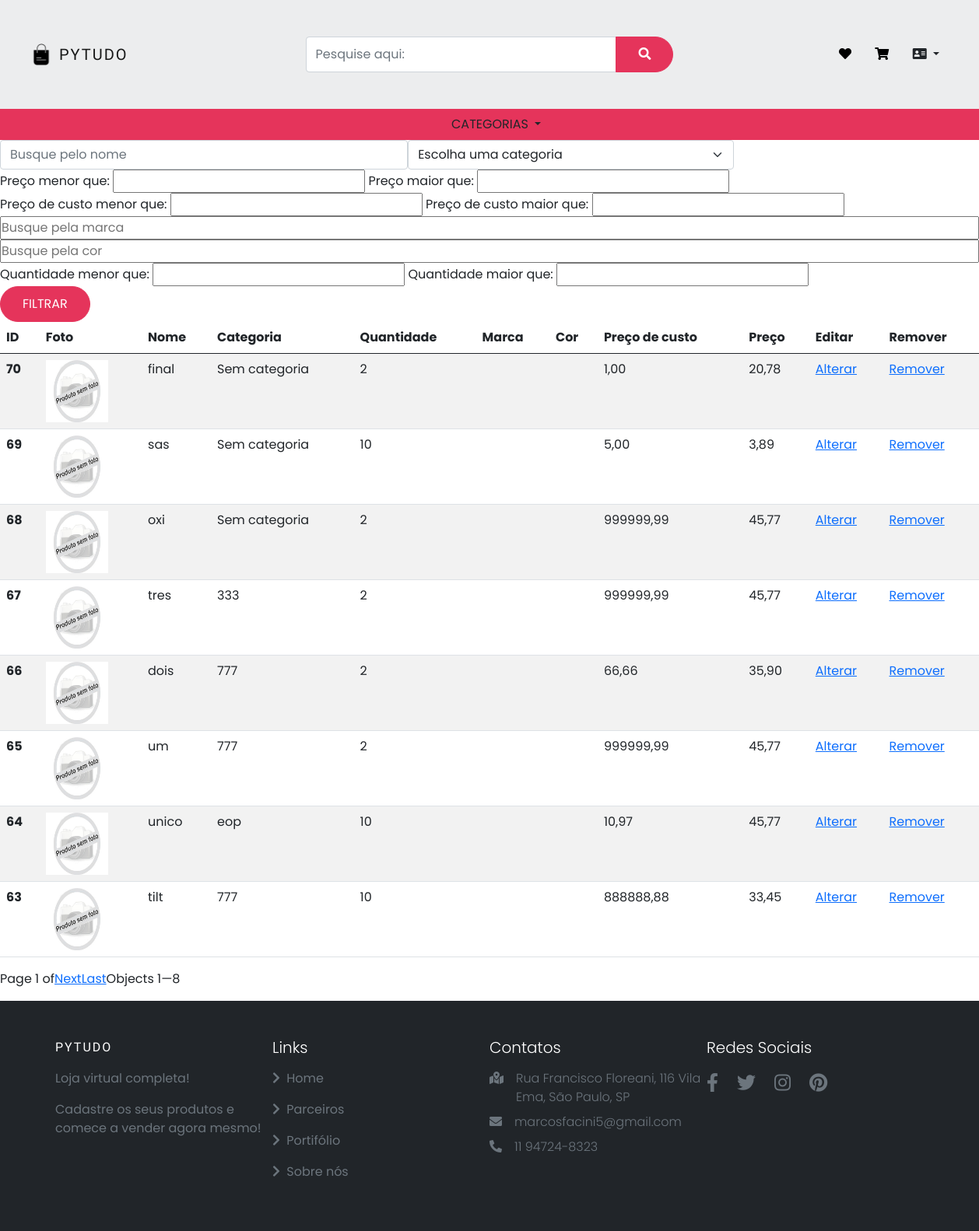
Before: /gestao/adm_estoque/ with the older database file.
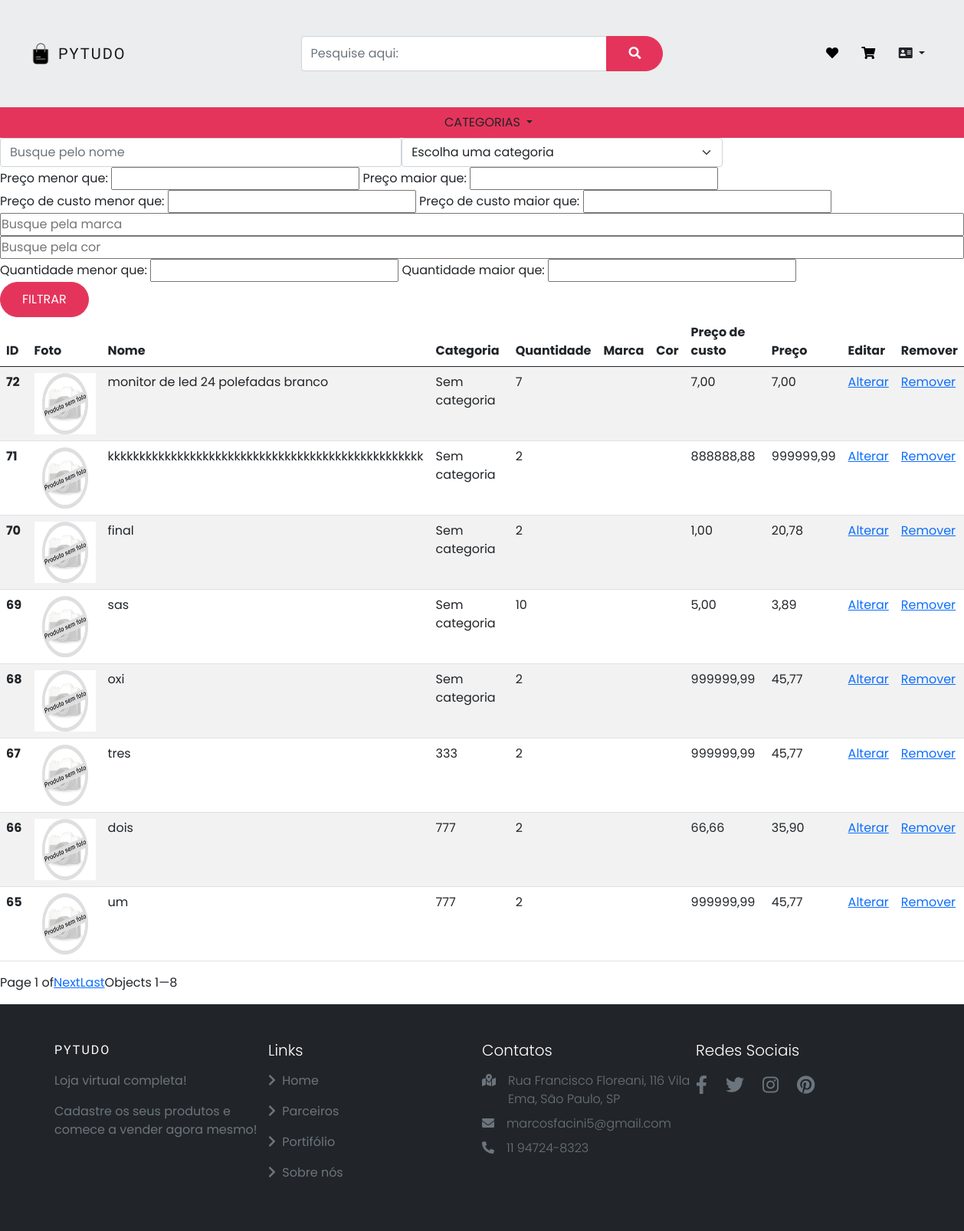
After: the same page with the newer database file.
### produtos/models.py (models this page shows, shortened)
class Produtos(models.Model):
    nome = models.CharField(max_length=50)
    descricao = models.TextField()
    preco_de_custo = models.DecimalField(max_digits=8, decimal_places=2)
    preco = models.DecimalField(max_digits=8, decimal_places=2)
    categoria = models.ForeignKey(Categoria, blank=True, null=True, on_delete=models.SET_NULL)
    marca = models.CharField(max_length=50, blank=True, null=True)
    cor = models.CharField(max_length=30, blank=True, null=True)
    quantidade = models.IntegerField()
    data_cadastro = models.DateTimeField(auto_now_add=True)
    data_atualizacao = models.DateTimeField(auto_now=True, null=True)
    imagem_principal = models.ImageField(upload_to ='produtos/', blank=True, null=True)
    especificacao = RichTextUploadingField(blank=True, null=True)

class Categoria(models.Model):
    nome = models.CharField(max_length=40)
    def __str__(self):
        return self.nome

### gestao/views.py (the view)
# urls.py: path('adm_estoque/', views.adm_estoque, name='adm_estoque'),
def adm_estoque(request):
    produtos = Produtos.objects.all()
    categorias = Categoria.objects.all()
    nome_filtrar = request.GET.get('nome')
    if nome_filtrar:
        produtos = produtos.filter(nome__icontains=nome_filtrar)
    categoria_filtrar = request.GET.get('categoria')
    if categoria_filtrar:
        produtos = produtos.filter(categoria_id=categoria_filtrar)
    preco_menor_filtrar = request.GET.get('preco_menor_filtrar')
    if preco_menor_filtrar:
        preco_menor_filtrar_decimal = Decimal(preco_menor_filtrar.replace(',','.'))
        produtos = produtos.filter(preco__lt=preco_menor_filtrar_decimal)
    preco_maior_filtrar = request.GET.get('preco_maior_filtrar')
    if preco_maior_filtrar:
        preco_maior_filtrar_decimal = Decimal(preco_maior_filtrar.replace(',','.'))
        produtos = produtos.filter(preco__gt=preco_maior_filtrar_decimal)
    preco_de_custo_menor_filtrar = request.GET.get('preco_de_custo_menor_filtrar')
    if preco_de_custo_menor_filtrar:
        preco_de_custo_menor_filtrar_decimal = Decimal(preco_de_custo_menor_filtrar.replace(',','.'))
        produtos = produtos.filter(preco_de_custo__lt=preco_de_custo_menor_filtrar_decimal)
    preco_de_custo_maior_filtrar = request.GET.get('preco_de_custo_maior_filtrar')
    if preco_de_custo_maior_filtrar:
        preco_de_custo_maior_filtrar_decimal = Decimal(preco_de_custo_maior_filtrar.replace(',','.'))
        produtos = produtos.filter(preco_de_custo__gt=preco_de_custo_maior_filtrar_decimal)
    marca_filtar = request.GET.get('marca')
    if marca_filtar:
        produtos = produtos.filter(marca__icontains=marca_filtar)
    cor_filtar = request.GET.get('cor')
    if cor_filtar:
        produtos = produtos.filter(cor__icontains=cor_filtar)
    quantidade_menor_filtrar = request.GET.get('quantidade_menor_filtrar')
    if quantidade_menor_filtrar:
        produtos = produtos.filter(quantidade__lt=quantidade_menor_filtrar)
    quantidade_maior_filtrar = request.GET.get('quantidade_maior_filtrar')
    if quantidade_maior_filtrar:
        produtos = produtos.filter(quantidade__gt=quantidade_maior_filtrar)
    produtos_ordenados = produtos.order_by('-id')
    paginacao = Paginator(produtos_ordenados, 8)
    page = request.GET.get('page')
    produtos_paginados = paginacao.get_page(page)
    return render(request, 'adm_estoque.html', {'produtos_paginados': produtos_paginados,
                                                'categorias': categorias})

### gestao/templates/adm_estoque.html (shortened to what this page needs)
{% extends 'base.html' %}
{% load static %}
{% load filtros %}
{% block 'head' %}
    <link href="#" rel="stylesheet">
{% endblock %}
{% block 'body' %}
    <form action="#" method="GET"> {% csrf_token %}
        <div class="row">
                <div class="col-md-5">
                    <input type="text" placeholder="Busque pelo nome" class="form-control" name="nome">
                </div>
                <div class="col-md-4">
                    <select class="form-select" name="categoria">
                        <option value="" disabled selected hidden>Escolha uma categoria</option>
                    </select>
                </div>
                <div>
                    <label>Preço menor que:</label>
                    <input type="text" id="preco_menor_filtrar" name="preco_menor_filtrar">
                    <label> Preço maior que:</label>
                    <input type="text" id="preco_maior_filtrar" name="preco_maior_filtrar">
                </div>
                <div>
                    <label>Preço de custo menor que:</label>
                    <input type="text" id="preco_de_custo_menor_filtrar" name="preco_de_custo_menor_filtrar">
                    <label> Preço de custo maior que:</label>
                    <input type="text" id="preco_de_custo_maior_filtrar" name="preco_de_custo_maior_filtrar">
                </div>
                <input type="text" placeholder="Busque pela marca"  name="marca">
                <input type="text" placeholder="Busque pela cor"  name="cor">
                <div>
                    <label> Quantidade menor que:</label>
                    <input type="text" name="quantidade_menor_filtrar">
                    <label> Quantidade maior que:</label>
                    <input type="text" name="quantidade_maior_filtrar">
                </div>
            <div class="col-md-3">
                <input type="submit" value="FILTRAR" class="btn btn-primary">
            </div>
        </div>
    </form>
<table class="table table-striped">
    <thead>
      <tr>
        <th scope="col">ID</th>
        <th scope="col">Foto</th>
        <th scope="col">Nome</th>
        <th scope="col">Categoria</th>
        <th scope="col"> Quantidade</th>
        <th scope="col"> Marca</th>
        <th scope="col"> Cor</th>
        <th scope="col"> Preço de custo</th>
        <th scope="col"> Preço</th>
        <th scope="col">Editar</th>
        <th scope="col">Remover</th>
      </tr>
    </thead>
    <tbody>
        {% for produto in produtos_paginados %}
            <tr>
                <th scope="row">{{ produto.id }}</th>
                <td><a href="{% url 'detalhes_produto' produto.id %}">
                        {% if produto.imagem_principal %}
                            <img src="{{produto.imagem_principal.url}}" width="80" height="80"></td>
                        {% else %}
                            <img src="{% static 'produtos\img\sem foto.jpg' %}" width="80" height="80"></td>
                        {% endif %}
                <td>{{ produto.nome}}</td>
                {% if produto.categoria %}
                    <td>{{ produto.categoria}}</td>
                {% else %}
                    <td>Sem categoria </td>
                {% endif %}
                <td>{{ produto.quantidade}}</td>
                <td>{{ produto.marca}}</td>
                <td>{{ produto.cor}}</td>
                <td>{{ produto.preco_de_custo}}</td>
                <td>{{ produto.preco}}</td>
                <td><a href="{% url 'alterar_produto' produto.id %}">Alterar</a></td>
                <td><a href="{% url 'excluir_produto' produto.id %}">Remover</a></td>
            </tr>
        {% endfor %}
    </tbody>
</table>
<div class="pagination">
    Page {{ produtos_paginados.number }} of {{ paginator.num_pages }}
    {% if produtos_paginados.has_next %}
        {% if produtos_paginados.next_page_number != paginator.num_pages %}
            <a href="?{% param_replace page=produtos_paginados.next_page_number %}">Next</a>
        {% endif %}
        <a href="?{% param_replace page=paginator.num_pages %}">Last</a>
    {% endif %}
    <p>Objects {{ produtos_paginados.start_index }}—{{ produtos_paginados.end_index }}</p>
</div>
{% endblock %}

### pytudo/templates/base.html (shortened to what this page needs)
{% load static %}
{% load filtros %}
<!DOCTYPE html>
<html lang="pt-BR">
  <head>
    <link rel="stylesheet" href="https://cdnjs.cloudflare.com/ajax/libs/font-awesome/5.15.4/css/all.min.css" />
    <link href="https://cdn.jsdelivr.net/npm/bootstrap@5.0.2/dist/css/bootstrap.min.css" rel="stylesheet">
    <link href="{% static 'base/css/base.css' %}" rel="stylesheet">
    {% block 'head' %} {% endblock%}
  </head>
  <body>
    <header>
        <nav>
            <div class="container-fluid barra">
                <div class="row h-100">
                    <div class="col-md-3 col-sm-6 col-3 order-1 d-flex">
                        <a class="navbar-brand d-flex align-items-center" href="{% url 'home' %}">
                            <span class="d-flex justify-content-center align-items-center bs-icon-sm bs-icon-rounded bs-icon-primary me-1 bs-icon">
                                <img src="{% static 'base\img\shopping-bag-icon.png' %}" alt="site icon">
                            </span>
                            <span>
                                <span class="text-uppercase fw-lighter ms-1">
                                    Pytudo
                                </span>
                            </span>
                        </a>
                    </div>
                    <div class="col-md-6 col-12 order-md-2 order-3 d-flex align-items-center justify-content-center">
                        <form class="input-group" action="{% url 'listar_produtos' %}" method="GET" style="width: 80%;">
                            <div class = "input-group mb-3 mt-3">
                                <input type = "text" name="nome" class = "form-control" placeholder="Pesquise aqui:">
                                <button class = "btn"  type = "submit"><i class = "fa fa-search"></i></button>
                            </div>
                        </form>
                    </div>
                    <div class="col-md-3 col-sm-6 col-9 order-md-3 order-2 d-flex align-items-center justify-content-end">
                        <div class="nav-btns">
                            <button class="btn position-relative" type="button">
                                <a href ="{% url 'ver_lista_desejo' %}"><i class = "fa fa-heart"></i></a>
                            </button>
                            <button class="btn position-relative" type="button">
                                <a href ="{% url 'carrinho' %}"><i class = "fa fa-shopping-cart"></i></a>
                            </button>
                            <button class="btn position-relative dropdown-toggle" id="PainelDropdown" type="button" data-bs-toggle="dropdown" aria-haspopup="true" aria-expanded="false">
                            <i class="fa fa-address-card" aria-hidden="true"></i>
                            </button>
                        </div>
                    </div>
                </div>
            </div>
            <div class="container-fluid d-flex justify-content-center" style="background: #e5345b;">
                <div class="dropdown dropdown-center" style="width: 130px;">
                    <a class="text-uppercase nav-link text-dark dropdown-toggle" id="categoriasDropdown" href="#" role="button" data-bs-toggle="dropdown" aria-haspopup="true" aria-expanded="false">
                        Categorias
                    </a>
                </div>
            </div>
        </nav>
    </header>
    {% block 'body' %}
    {% endblock%}
    <footer class = "bg-dark py-5">
      <div class = "container">
          <div class = "row text-white g-4">
              <div class = "col-md-6 col-lg-3">
                  <a class = "text-uppercase text-decoration-none brand text-white" href ="{% url 'home' %}">Pytudo</a>
                  <p class = "text-white text-muted mt-3">Loja virtual completa!</p>
                  <p class = "text-white text-muted mt-3">Cadastre os seus produtos e comece a vender agora mesmo!</p>
              </div>
              <div class = "col-md-6 col-lg-3">
                  <h5 class = "fw-light">Links</h5>
                  <ul class = "list-unstyled">
                      <li class = "my-3">
                          <a href = "{% url 'home' %}" class = "text-white text-decoration-none text-muted">
                              <i class = "fas fa-chevron-right me-1"></i> Home
                          </a>
                      </li>
                      <li class = "my-3">
                          <a href = "#" class = "text-white text-decoration-none text-muted">
                              <i class = "fas fa-chevron-right me-1"></i> Parceiros
                          </a>
                      </li>
                      <li class = "my-3">
                          <a href = "#" class = "text-white text-decoration-none text-muted">
                              <i class = "fas fa-chevron-right me-1"></i> Portifólio
                          </a>
                      </li>
                      <li class = "my-3">
                          <a href = "#" class = "text-white text-decoration-none text-muted">
                              <i class = "fas fa-chevron-right me-1"></i> Sobre nós
                          </a>
                      </li>
                  </ul>
              </div>
              <div class = "col-md-6 col-lg-3">
                  <h5 class = "fw-light mb-3">Contatos</h5>
                  <div class = "d-flex justify-content-start align-items-start my-2 text-muted">
                      <span class = "me-3">
                          <i class = "fas fa-map-marked-alt"></i>
                      </span>
                      <span class = "fw-light">
                          Rua Francisco Floreani, 116 Vila Ema, São Paulo, SP
                      </span>
                  </div>
                  <div class = "d-flex justify-content-start align-items-start my-2 text-muted">
                      <span class = "me-3">
                          <i class = "fas fa-envelope"></i>
                      </span>
                      <span class = "fw-light">
                          marcosfacini5@gmail.com
                      </span>
                  </div>
                  <div class = "d-flex justify-content-start align-items-start my-2 text-muted">
                      <span class = "me-3">
                          <i class = "fas fa-phone-alt"></i>
                      </span>
                      <span class = "fw-light">
                          11 94724-8323
                      </span>
                  </div>
              </div>
              <div class = "col-md-6 col-lg-3">
                  <h5 class = "fw-light mb-3">Redes Sociais</h5>
                  <div>
                      <ul class = "list-unstyled d-flex">
                          <li>
                              <a href = "#" class = "text-white text-decoration-none text-muted fs-4 me-4">
                                  <i class = "fab fa-facebook-f"></i>
                              </a>
                          </li>
                          <li>
                              <a href = "#" class = "text-white text-decoration-none text-muted fs-4 me-4">
                                  <i class = "fab fa-twitter"></i>
                              </a>
                          </li>
                          <li>
                              <a href = "#" class = "text-white text-decoration-none text-muted fs-4 me-4">
                                  <i class = "fab fa-instagram"></i>
                              </a>
                          </li>
                          <li>
                              <a href = "#" class = "text-white text-decoration-none text-muted fs-4 me-4">
                                  <i class = "fab fa-pinterest"></i>
                              </a>
                          </li>
                      </ul>
                  </div>
              </div>
          </div>
      </div>
  </footer>
  </body>
</html>

Changed rows visible on the page:
no longer on this page (row unchanged): Produtos: id "64", nome "unico", categoria "eop", quantidade "10", preco_de_custo "10,97", preco "45,77"
no longer on this page (row unchanged): Produtos: id "63", nome "tilt", categoria "777", quantidade "10", preco_de_custo "888888,88", preco "33,45"
added Produtos: id "72", nome "monitor de led 24 polefadas branco", shows "Sem categoria", quantidade "7", preco_de_custo "7,00", preco "7,00"
added Produtos: id "71", nome "kkkkkkkkkkkkkkkkkkkkkkkkkkkkkkkkkkkkkkkkkkkkkkkkkk", shows "Sem categoria", quantidade "2", preco_de_custo "888888,88", preco "999999,99"
